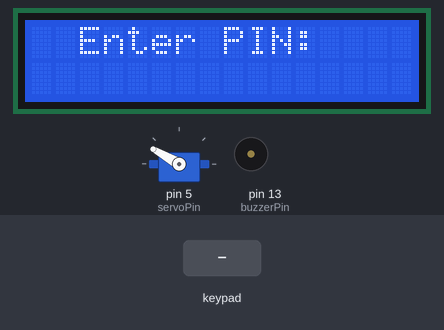
A sketch run on a simulated Arduino Uno, built with avr-gcc and run on an emulated ATmega328P. Shown: 16×2 character LCD, servo, buzzer (waves = sounding, pin HIGH). The inputs (shaded band) are chosen by the test bench. The modem accepts every AT command (registered, SIM ready, sends succeed) and sends nothing else; what the sketch prints to the serial monitor is not drawn.

Above: at 3.3 s.
3.4 s: keypad keys 9 1 0 1 1 1 2 # pressed 0.4 s apart
At 6.0 s:
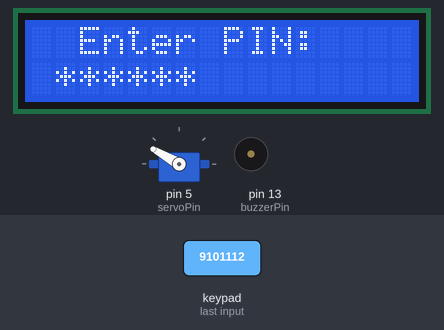
8.1 s: keypad keys 1 2 3 4 5 6 # pressed 0.4 s apart
At 11.6 s:
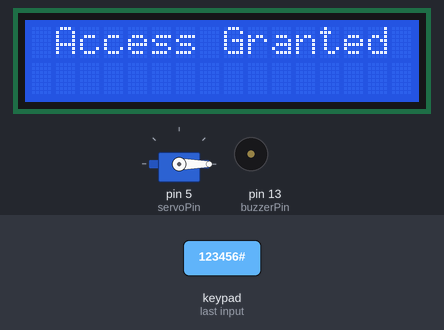
13.4 s: key 'C' pressed
At 14.2 s:
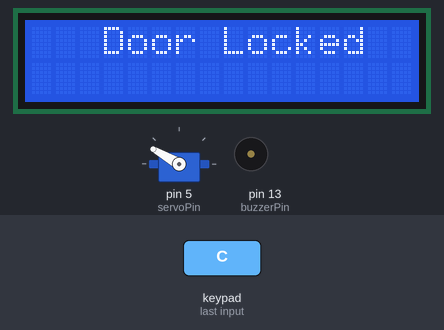
15.9 s: key '*' pressed
At 16.3 s:
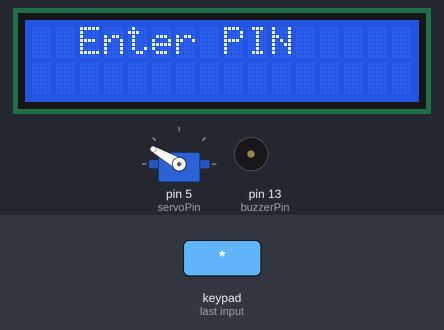
17.4 s: key '#' pressed
At 19.7 s:
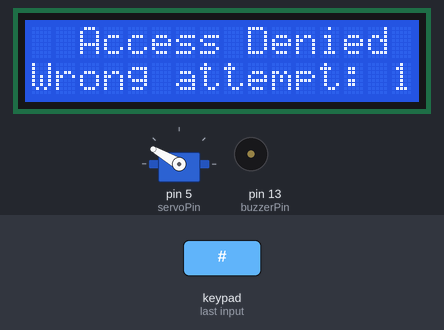
19.9 s: key '1' pressed
At 21.2 s:
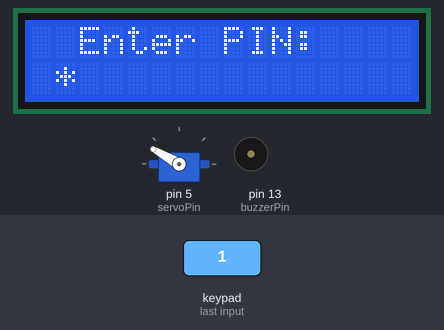
Timing chart, 0 to 22.9 s (numbered marks = the images above; inputs shaded):
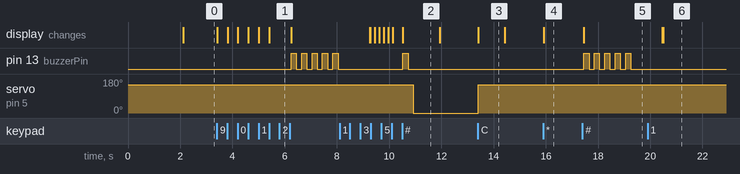

Measured:
- after the input at 3.4 s, pin 13 (buzzerPin): alternates HIGH for 0.20 s and LOW for 0.20 s, starting after 2.8 s; the display: first changes at once (image 1 shows a later state)
- after the input at 8.1 s, pin 13 (buzzerPin): LOW → HIGH after 2.4 s, → LOW 0.20 s later; servo on pin 5 (servoPin): 150° → 0° after 2.8 s; the display: first differs from a run without the input after 1.2 s (image 2 shows a later state)
- after the input at 13.4 s, servo on pin 5 (servoPin): 0° → 150° at once; the display: changes at once (image 3)
- after the input at 15.9 s, the display: changes at once (image 4)
- after the input at 17.4 s, pin 13 (buzzerPin): alternates HIGH for 0.20 s and LOW for 0.20 s, 10 changes in all, then stays LOW, starting after 0.05 s; the display: changes after 0.05 s (image 5)
- after the input at 19.9 s, the display: first differs from a run without the input after 0.59 s (image 6)
- what the display in image 2 shows lasts 1.4 s, from 10.5 s to 11.9 s

The sketch:

main.ino
```cpp
#include <Keypad.h>
#include <Wire.h>
#include <LiquidCrystal_I2C.h>
#include <Servo.h>
#include <SoftwareSerial.h>

// Initialize the LCD with the I2C address (e.g., 0x27 or 0x3F for your display)
LiquidCrystal_I2C lcd(0x27, 16, 2);

// Define password settings
const char correctPassword[] = "123456";
char inputPassword[7]; // To hold a 6-digit password plus null terminator
int passwordIndex = 0;

// Define keypad settings
const byte ROWS = 4; // four rows
const byte COLS = 4; // four columns
char keys[ROWS][COLS] = {
  {'1','2','3','A'},
  {'4','5','6','B'},
  {'7','8','9','C'},
  {'*','0','#','D'}
};
byte rowPins[ROWS] = {9, 10, 11, 12}; // connect to the row pinouts of the keypad
byte colPins[COLS] = {4, 6, 7, 8}; // connect to the column pinouts of the keypad

Keypad customKeypad = Keypad(makeKeymap(keys), rowPins, colPins, ROWS, COLS);

// Servo setup
Servo myServo;
const int servoPin = 5;
bool isUnlocked = false;

// Buzzer
const int buzzerPin = 13;

// SIM800L setup
SoftwareSerial mySerial(3, 2); // SIM800L Tx & Rx connected to Arduino pins 3 & 2
int count= 1;
void setup() {
  Serial.begin(9600);
  mySerial.begin(9600);

  lcd.begin(16, 2);
  lcd.backlight();
  lcd.setCursor(1, 0);
  lcd.print("Locker Started");

  pinMode(buzzerPin, OUTPUT);

  myServo.attach(servoPin);
  myServo.write(150); // Set servo to idle position at 0 degrees

  // Initialize SIM800L
  mySerial.println("AT");
  delay(1000);
  mySerial.println("AT+CMGF=1"); // Configure for TEXT mode
  delay(1000);
  lcd.clear();
  lcd.setCursor(2, 0);
  lcd.print("Enter PIN:");
}

void loop() {
  char customKey = customKeypad.getKey();

  if (customKey) {
    if (customKey == '*') {
      // Start new password entry
      passwordIndex = 0;
      lcd.clear();
      lcd.setCursor(2, 0);
      lcd.print("Enter PIN");
    } else if (customKey == '#') {
      // Check entered password
      inputPassword[passwordIndex] = '\0'; // Null-terminate the password

      if (strcmp(inputPassword, correctPassword) == 0) {
        lcd.clear();
        lcd.setCursor(1, 0);
        lcd.print("Access Granted");
        digitalWrite(buzzerPin, HIGH);
        delay(200);
        digitalWrite(buzzerPin, LOW);
        delay(200);
        myServo.write(0); // Unlock servo
        count = 1;
        isUnlocked = true;
      } else {
        lcd.clear();
        lcd.setCursor(2, 0);
        lcd.print("Access Denied");
        lcd.setCursor(2, 1);
        lcd.print("Wrong attempt: ");
        lcd.setCursor(0, 1);
        lcd.print("Wrong attempt: ");
        lcd.setCursor(15, 1);
        lcd.print(count);
        count = count+1;
        // Flash LED for incorrect entry
        for (int i = 0; i < 5; i++) {
          digitalWrite(buzzerPin, HIGH);
          delay(200);
          digitalWrite(buzzerPin, LOW);
          delay(200);
        }
        Serial.print("Count: ");
        Serial.print(count);
        Serial.println("");
        if(count == 4)
        {
          sendSMS();// Send SMS notification
          count = 1;
        }

      }
      delay(1000); // Pause before resetting
      lcd.clear();
      lcd.setCursor(2, 0);
      lcd.print("Enter PIN:");
      passwordIndex = 0; // Reset password index for next entry
    } else if (customKey == 'C' && isUnlocked) {

      // Reset servo to idle position when 'C' is pressed and it's unlocked

      myServo.write(150); // Lock servo
      isUnlocked = false;
      lcd.clear();
      lcd.setCursor(3, 0);
      lcd.print("Door Locked");
      delay(1000);
      lcd.clear();
      lcd.setCursor(2, 0);
      lcd.print("Enter PIN:");
    } else {
      // Record each digit if not * or #
      if (passwordIndex < 6) {
        inputPassword[passwordIndex] = customKey;
        passwordIndex++;
        lcd.setCursor(passwordIndex, 1);
        lcd.print('*'); // Display * for each entry
      }
    }
  }
}

// Function to send SMS alert and display status on LCD
void sendSMS() {
  lcd.clear();
  lcd.print("Sending SMS...");
  delay(500);

  mySerial.println("AT+CMGS=\"+8801821318824\""); // Replace with target phone number
  delay(1000);
  mySerial.print("Alert!!! Unauthorized access attempt detected!");
  mySerial.write(26); // ASCII code for Ctrl+Z to send the message
  delay(2000); // Wait for message to send


  // Display responses from SIM800L
  delay(500);
  lcd.clear();
  lcd.print("SIM800L Resp:");
  lcd.setCursor(0, 1);

  // Show first response message (up to 16 chars) on the second line of the LCD
  if (mySerial.available()) {
    char c = mySerial.read();
    int count = 0;
    while (mySerial.available() && count < 16) {
      lcd.print(c);
      c = mySerial.read();
      count++;
    }
  }
  delay(2000); // Pause to allow reading the response

  // Display SMS sending status
  lcd.clear();
  lcd.setCursor(2, 0);
  lcd.print("SMS Sent");
  delay(2000);
  lcd.clear();
  lcd.setCursor(2, 0);
  lcd.print("Enter PIN:");
}
```
